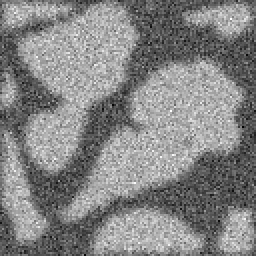
#> input picture comp_noise.png, 128 x 128 px (shown 2 times larger)
$ jupyter execute Assignment_03_Segmentation.ipynb   (shell and % lines are left out)
#> lines starting #> are read from the running program, lines starting #| are printed output that depends on the picture; after the words box and inside, x2 and y2 are one past the last pixel; in counts of white or black regions, pixels touching at a corner belong together; long printed decimals are rounded
## Load packages

[cell 1]
import numpy as np
import matplotlib.pyplot as plt
import skimage.morphology as morph
from skimage import filters
from scipy import ndimage

# Exercise 1: The Histogram

Open the image "comp_noise.png" and show it

[cell 2]
img=plt.imread('comp_noise.png')
#> img is the input picture: shape (128, 128) float32; min 0, max 1, mean 0.521

plt.imshow(img)

The histogram is created by [https://docs.scipy.org/doc/numpy-1.13.0/reference/generated/numpy.histogram.html](numpy.histogram)

[cell 3]
hist,axis = np.histogram(img,bins=128)
#> hist = 128 values, max 310 at index 89, min 0 at index 1, mean 128; axis = 129 values from 0 to 1
plt.plot(axis[0:-1],hist)
plt.xlabel('Gray value')
plt.ylabel('Counts')
#> figure, not shown here; curve peaks at x = 0.695, y = 310

You can apply a threshold by computing the expression $bimg=>th$, where th is the threshold.

[cell 4]
bimg=0.5<img
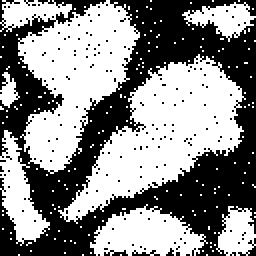
#> bimg: shape (128, 128) bool (shown 2 times larger); 54.8% white; 183 black regions (179 under 20 px), largest, box (x1, y1, x2, y2) and area: (0, 0, 128, 128) 7110, (119, 119, 128, 128) 27, (52, 125, 64, 128) 21, (66, 125, 80, 128) 21
plt.imshow(bimg)
plt.title('th=0.5')

# Now, create two subplots with images where the thresholds are placed on
the first and second histogram peaks. Add the previous image segmented between the peaks.

Q1.1: What is your conclusion about the thresholds at the three positions in the histogram?

[cell 5]
bimg_lo=0.35<img
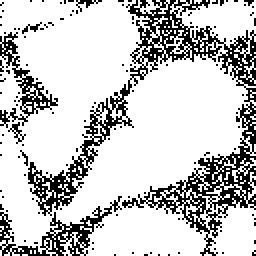
#> bimg_lo: shape (128, 128) bool (shown 2 times larger); 78% white; black in thin lines or dots
plt.subplot(1,3,1)
plt.imshow(bimg_lo)
plt.title('th=0.35')

bimg_mid=0.50<img
plt.subplot(1,3,2)
plt.imshow(bimg_mid)
plt.title('th=0.5')

bimg_hi=0.70<img
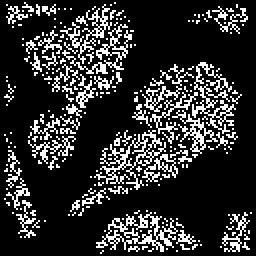
#> bimg_hi: shape (128, 128) bool (shown 2 times larger); 18.5% white in thin lines or dots
plt.subplot(1,3,3)
plt.imshow(bimg_hi)
plt.title('th=0.7')

### Conclusion:
- t=0.35: The grains are solid without any misclassified pixels, but the pore space has plenty misclassified pixels.
- t=0.5 : There is a balance between the amount of misclassified pixels in grains and pores
- t=0.7 : The pore space is clean, but the grains are badly represented.

# Exercise 2: Explore thresholding methods
Use the same image as in the previous exercise. SciKit Image provides many thresholding methods http://scikit-image.org/docs/dev/auto_examples/xx_applications/plot_thresholding.html.

One is the Otsu threshold. To segment an image you perform the following steps.

[cell 6]
otsu = filters.threshold_otsu(img)
#> otsu = 0.51
print('The threshold according to',otsu)
#| The threshold according to 0.5098
plt.imshow(otsu<img)
plt.title('Otsu')

Using the try_all_threshold function you can evaluate the performance of different available thresholding methods. See example in the documentation.

Q2.1: Is there any difference?

Q2.2: Please explain why? Hint, try the function on a more complex image.

[cell 7]
from skimage.filters import try_all_threshold

fig,ax = try_all_threshold(img,figsize=(10,8), verbose=False)
plt.show()
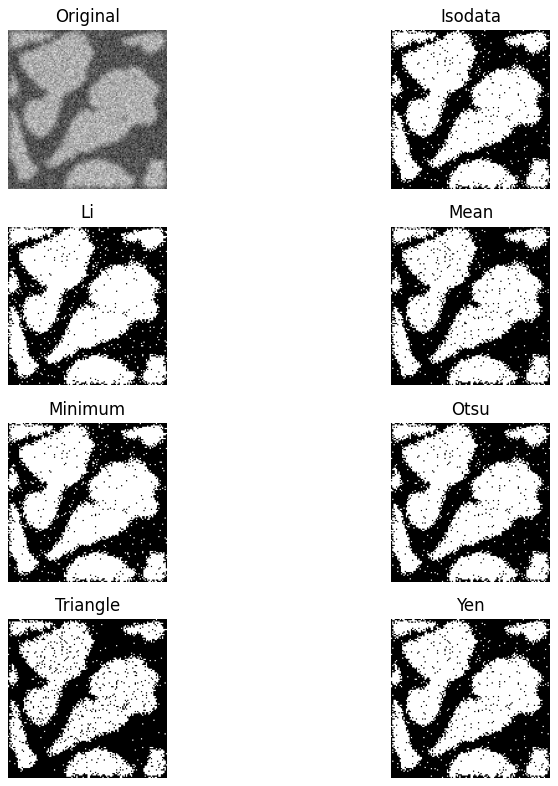
#> figure drawn by matplotlib, 8 panels

### Answers:
Q2.1: There is only a minimal difference. The amount of misclassified pixels are about the same in all. Some
        methods put more focus on the upper mode (Li) while others put more focus on the lower mode.

Q2.2: The example image has a simple histogram with two distinct modes. The different thresholding
        methods are designed for specific use cases of natural images where they will outperform the other methods.

# Exercise 3: Threshold based on likelihood ratio

Segment it using the
following hypotheses:
\begin{eqnarray}
H_0 &:& \mathcal{N}(0,1)\nonumber\\
H_1 &:& \mathcal{N}(0,2.5)\nonumber
\end{eqnarray}

Compute the log-likelihood ratio from
$\Lambda(R)=\frac{p_{r|H_1}(R|H_1)}{p_{r|H_0}(R|H_0)}=\gamma$
with
\begin{eqnarray}
p_{r|H_0}(R|H_0)&=& \prod_{i=1}^{N}\frac{1}{\sqrt{2\,\pi}\sigma_0}\exp{\frac{{R_i}^2}{2\,{\sigma_0}^2}}\nonumber\\
p_{r|H_1}(R|H_1)&=&\prod_{i=1}^{N}\frac{1}{\sqrt{2\,\pi}\sigma_1}\exp{\frac{{R_i}^2}{2\,{\sigma_1}^2}}
\nonumber
\end{eqnarray}

The evaluation of the likelihood ratio is found in van Trees p. 29 (included PDF). From this evaluation it is given that
1. The local sum of squares ($l(R)=\sum_{i=1}^{N} R_i^2 $) is our sufficient statistic
2. The threshold is $l(R) \lessgtr \frac{2\sigma_0^2 \sigma_1^2}{\sigma_1^2 - \sigma_0^2} \left(N \ln\frac{\sigma_0}{\sigma_1}-\ln \eta\right)=\gamma$

$h_{N\times N}$ is box filter with all weights =1 and $f_{median}$ is median filtered with $N\times N$.

First, we need some data.

- Use the Bi-level image of the grains and set the pore space distribution to $\mathcal{N}(0,2.5)$ and the grain distribution to $\mathcal{N}(0,1)$
- Display the image
- Compute and plot the histogram

Q3.1: What is you conclusion about the histogram?

Q3.2: Apply an Otsu threshold to the image. What happens?

[cell 8]
# Solution
s0=1
s1=2.5
simg=img*(np.random.normal(0,s0,img.shape))+(1-img)*(np.random.normal(0,s1,img.shape))
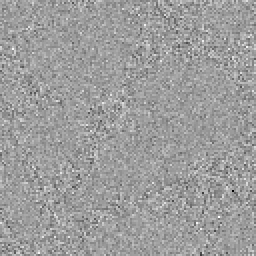
#> simg: shape (128, 128) float64 (shown 2 times larger); min -10.98, max 6.78, mean -0.00927; drawn with min black and max white
plt.figure(figsize=[12,6])
plt.subplot(1,3,1)
plt.imshow(simg)
plt.title("Input image")
plt.subplot(1,3,2)
hist,axis = np.histogram(simg,bins=128)
#> hist = 128 values, max 744 at index 79, min 0 at index 1, mean 128; axis = 129 values from -10.98 to 6.78
plt.plot(axis[0:-1],hist)
plt.title('The histogram')
plt.xlabel('Gray value')
plt.ylabel('Counts')


plt.subplot(1,3,3)
otsu = filters.threshold_otsu(simg)
#> otsu = -0.0529
plt.imshow(otsu<simg)
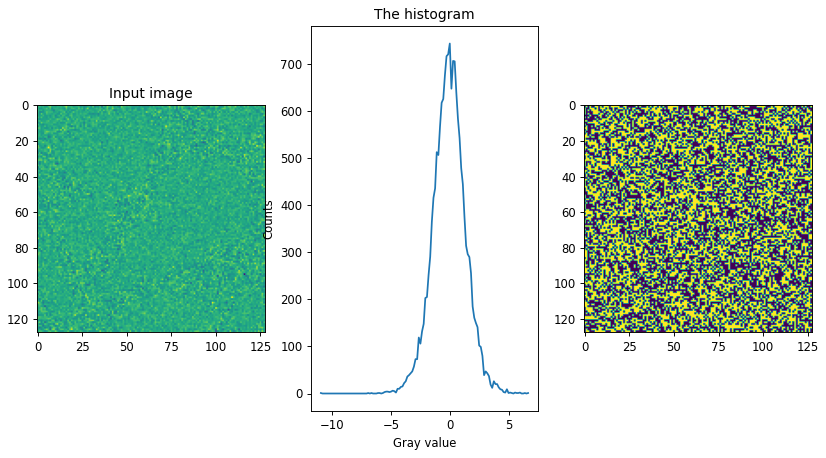
#> figure drawn by matplotlib, 3 panels; panel 2: curve peaks at x = -0.0182, y = 744

### Answer:
Q3.1 : The histogram only has a single mode. In fact the two distributions are centered around the same average value.
    Therefore, it is not possible to use any of the previously tested thresholding methods.

Q3.2 : Otsu completely fails to segment images of this type

Verify if it makes sense to use the sufficient statistic.
- Filter the image intensity values squared, try N=5 and N=7
- Apply a uniform filter (kernel size NxN with all elements = 1)

Q3.3: What happens with increasing N?

[cell 9]
plt.figure(figsize=[12,7])
plt.subplot(1,3,1)
plt.imshow(simg)
plt.title('Original')
plt.subplot(1,3,2)
plt.imshow(ndimage.uniform_filter(simg**2,5))
plt.title("$\sum R_i^2$, N=5")

plt.subplot(1,3,3)
plt.imshow(ndimage.uniform_filter(simg**2,7))
plt.title("$\sum R_i^2$, N=7")
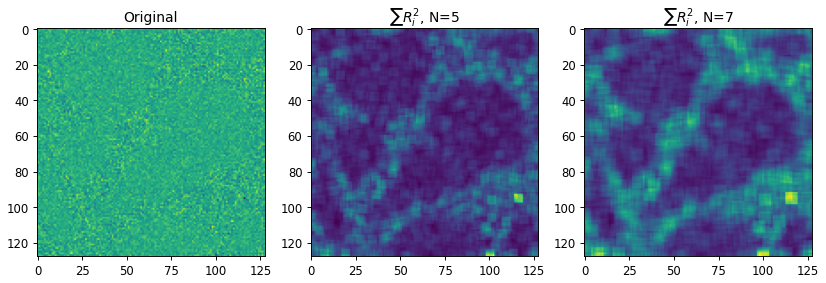
#> figure drawn by matplotlib, 3 panels

### Answer:
Q3.2: The structures become clearer, but the cost is that small details are lost.

Now define a function for the likelihood ratio...

[cell 10]
# Solution
def LikelihoodRatio(img,s0,s1,N,eta) :
#> called with s0 = 1, s1 = 2.5, N = 5, eta = 0.001
    img2 = ndimage.uniform_filter(img**2,N)*N**2
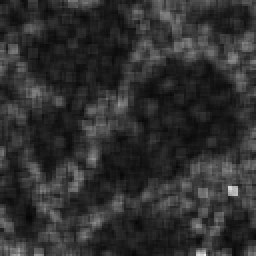
#> img2: shape (128, 128) float64 (shown 2 times larger); min 6.41, max 237.3, mean 48.3
    gamma = ((2 * s0**2 * s1**2)/(s1**2-s0**2)*(np.log(eta)-N*N*np.log(s0/s1)))
    res= img2 < gamma
#> res: shape (128, 128) bool; 44.7% white; 83 white regions (73 under 20 px), largest, box (x1, y1, x2, y2) and area: (42, 29, 124, 103) 2753, (9, 0, 69, 91) 2394, (42, 102, 102, 128) 761
    return res

Test your function with different values of N=5,7 and $\eta$=0.001,0.005,0.1

Q3.4 What is the effect of N

Q3.5 What is the effect of $\eta$

[cell 11]
# Soultion
plt.figure(figsize=(12,9))
plt.subplot(2,3,1)
plt.imshow(LikelihoodRatio(simg,s0,s1,5,0.001))
plt.title("$N=5$,$\eta=0.001$")

plt.subplot(2,3,2)
plt.imshow(LikelihoodRatio(simg,s0,s1,5,0.01))
#> in LikelihoodRatio (call 2), `res= img2 < gamma`: res: shape (128, 128) bool; 53.4% white; 66 black regions (60 under 20 px), largest, box (x1, y1, x2, y2) and area: (0, 0, 128, 128) 7083, (24, 0, 52, 6) 106, (0, 73, 5, 86) 43, (121, 120, 128, 128) 42, (73, 50, 79, 58) 28, (14, 0, 19, 5) 21
plt.title("$N=5$,$\eta=0.01$")

plt.subplot(2,3,3)
plt.imshow(LikelihoodRatio(simg,s0,s1,5,0.1))
#> in LikelihoodRatio (call 3), `res= img2 < gamma`: res: shape (128, 128) bool; 60.1% white; 65 black regions (57 under 20 px), largest, box (x1, y1, x2, y2) and area: (0, 0, 128, 128) 5395, (0, 16, 33, 68) 606, (25, 0, 52, 5) 86
plt.title("$N=5$,$\eta=0.01$")
plt.subplot(2,3,4)
plt.imshow(LikelihoodRatio(simg,s0,s1,7,0.001))
#> call 4 of LikelihoodRatio, with s0 = 1, s1 = 2.5, N = 7, eta = 0.001
#> in LikelihoodRatio (call 4), `img2 = ndimage.uniform_filter(img**2,N)*N**2`:
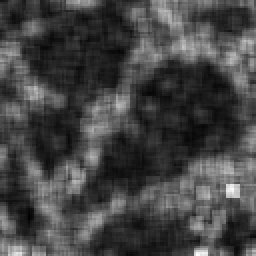
#> img2: shape (128, 128) float64 (shown 2 times larger); min 21.39, max 292.2, mean 94.6; drawn with min black and max white
#> in LikelihoodRatio (call 4), `res= img2 < gamma`: res: shape (128, 128) bool; 54.6% white; 24 black regions (19 under 20 px), largest, box (x1, y1, x2, y2) and area: (0, 0, 128, 128) 6351, (0, 9, 33, 66) 832, (25, 0, 51, 5) 98, (0, 72, 5, 86) 53, (121, 121, 128, 128) 37
plt.title("$N=5$,$\eta=0.001$")
plt.subplot(2,3,5)
plt.imshow(LikelihoodRatio(simg,s0,s1,7,0.01))
#> in LikelihoodRatio (call 5), `res= img2 < gamma`: res: shape (128, 128) bool; 57.5% white; 23 black regions (17 under 20 px), largest, box (x1, y1, x2, y2) and area: (0, 0, 128, 128) 5988, (0, 20, 33, 66) 655, (3, 9, 22, 19) 103, (33, 0, 51, 5) 80, (0, 72, 4, 85) 48, (121, 122, 128, 128) 34
plt.title("$N=5$,$\eta=0.01$")

plt.subplot(2,3,6)
plt.imshow(LikelihoodRatio(simg,s0,s1,7,0.1))
#> in LikelihoodRatio (call 6), `res= img2 < gamma`:
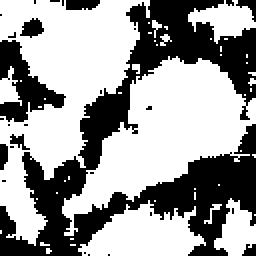
#> res: shape (128, 128) bool (shown 2 times larger); 60.9% white; 28 black regions (20 under 20 px), largest, box (x1, y1, x2, y2) and area: (0, 0, 128, 128) 5439, (0, 20, 33, 61) 597, (33, 0, 50, 5) 76
plt.title("$N=5$,$\eta=0.1$")
